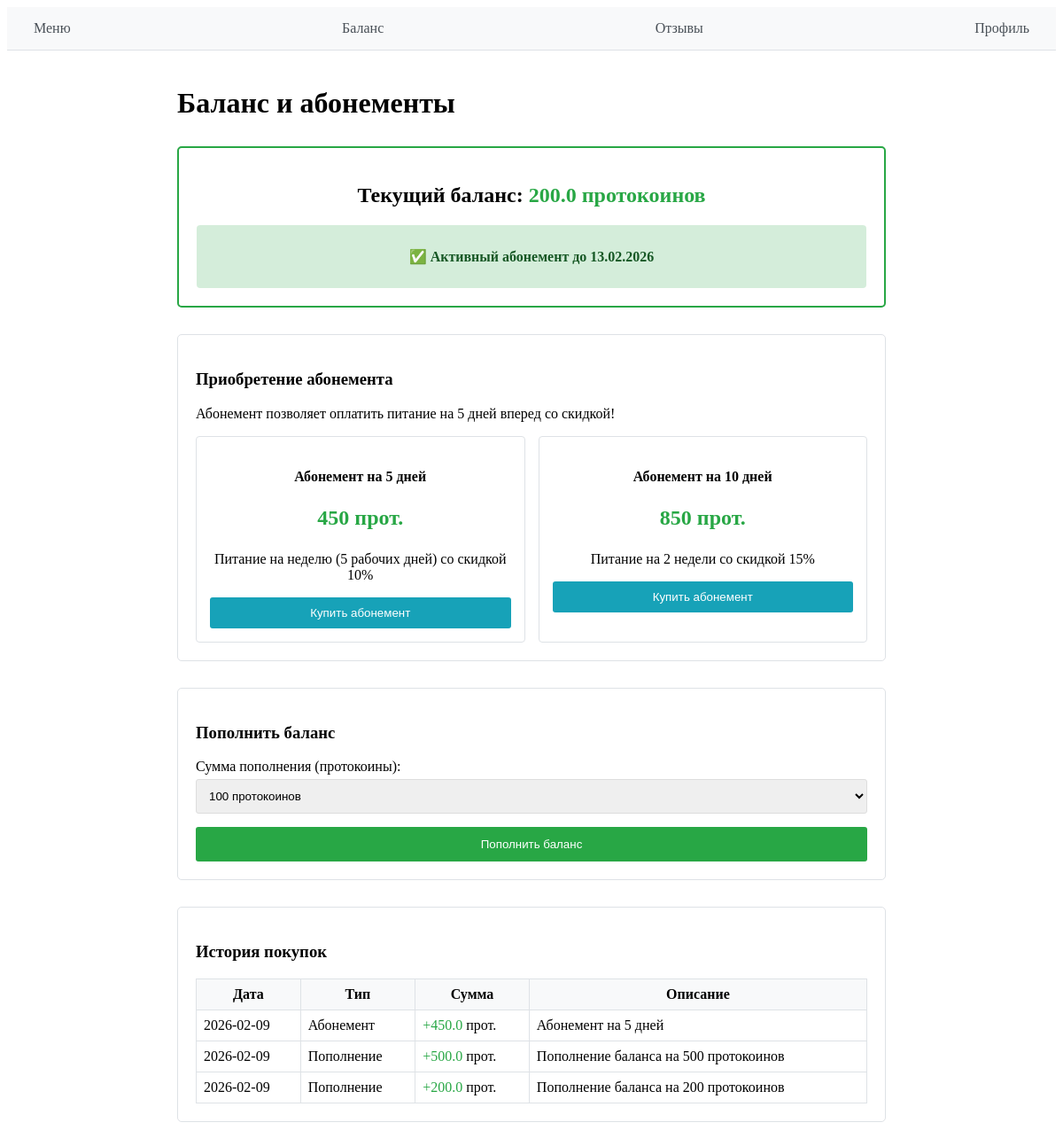
The app's page /student_subscription/ (signed in) with its own data.
### tables this page shows
CREATE TABLE balance (
                user_id INTEGER PRIMARY KEY,
                amount REAL DEFAULT 0,
                FOREIGN KEY (user_id) REFERENCES users (id)
            );

CREATE TABLE purchase_history (
                id INTEGER PRIMARY KEY AUTOINCREMENT,
                user_id INTEGER,
                purchase_type TEXT,
                amount REAL,
                description TEXT,
                purchase_date TIMESTAMP DEFAULT CURRENT_TIMESTAMP,
                FOREIGN KEY (user_id) REFERENCES users (id)
            );

### main.py (the view, shortened to what this page needs)
@app.route('/student_subscription/', methods=['GET', 'POST'])
def student_subscription():
    if 'user' not in session:
        return redirect('/login_user_help/')
    user = session.get('user')
    if user['role'] != 'student':
        return redirect('/')
    db = sql.connect('db_for_project.db')
    cursor = db.cursor()
    cursor.execute('''SELECT amount FROM balance WHERE user_id = ?''', (user['id'],))
    balance_row = cursor.fetchone()
    balance = balance_row[0] if balance_row else 0
    today = datetime.now().strftime('%Y-%m-%d')
    cursor.execute('''
        SELECT * FROM subscriptions
        WHERE user_id = ? AND status = 'active' AND end_date >= ?
        ORDER BY end_date DESC LIMIT 1
    ''', (user['id'], today))
    active_subscription = cursor.fetchone()
    cursor.execute('''
        UPDATE subscriptions
        SET status = 'expired'
        WHERE user_id = ? AND end_date < ? AND status = 'active'
    ''', (user['id'], today))
    db.commit()
    subscription_end_date = None
    if active_subscription:
        subscription_end_date = active_subscription[4]
        try:
            sub_date = datetime.strptime(subscription_end_date, '%Y-%m-%d')
            subscription_end_date = sub_date.strftime('%d.%m.%Y')
        except:
            pass
    cursor.execute('''
        SELECT
            purchase_date,
            purchase_type,
            amount,
            description
        FROM purchase_history
        WHERE user_id = ?
        ORDER BY purchase_date DESC LIMIT 20
    ''', (user['id'],))
    purchases_data = cursor.fetchall()
    purchases = []
    for purchase in purchases_data:
        purchases.append({
            'date': purchase[0][:10] if purchase[0] else '',
            'type': purchase[1],
            'amount': purchase[2],
            'description': purchase[3]
        })
    subscriptions = [
        {'type': 'week', 'name': 'Абонемент на 5 дней', 'price': 450,
         'description': 'Питание на неделю (5 рабочих дней) со скидкой 10%'},
        {'type': 'two_weeks', 'name': 'Абонемент на 10 дней', 'price': 850,
         'description': 'Питание на 2 недели со скидкой 15%'},
    ]
    error = None
    message = None
    db.close()
    return render_template('balance.html',
                           user=user,
                           balance=balance,
                           subscriptions=subscriptions,
                           active_subscription=active_subscription,
                           subscription_end_date=subscription_end_date,
                           purchases=purchases,
                           error=error,
                           message=message)

### templates/balance.html (shortened to what this page needs)
{% extends "base.html" %}
{% block content %}
<div style="max-width: 800px; margin: 0 auto; padding: 20px;">
    <h1>Баланс и абонементы</h1>
    <div style="margin: 30px 0; padding: 20px; border: 2px solid #28a745; border-radius: 5px; text-align: center;">
        <h2>Текущий баланс: <span style="color: #28a745;">{{ balance }} протокоинов</span></h2>
        {% if active_subscription %}
        <div style="margin-top: 10px; padding: 10px; background-color: #d4edda; border-radius: 4px;">
            <p style="color: #155724; font-weight: bold;">
                ✅ Активный абонемент до {{ subscription_end_date }}
            </p>
        </div>
        {% endif %}
    </div>
    <div style="margin: 30px 0; padding: 20px; border: 1px solid #dee2e6; border-radius: 5px;">
        <h3>Приобретение абонемента</h3>
        <p>Абонемент позволяет оплатить питание на 5 дней вперед со скидкой!</p>
        <div style="display: grid; grid-template-columns: repeat(2, 1fr); gap: 15px; margin-top: 15px;">
            {% for subscription in subscriptions %}
            <div style="border: 1px solid #dee2e6; padding: 15px; border-radius: 4px; text-align: center;">
                <h4>{{ subscription.name }}</h4>
                <p style="font-size: 24px; font-weight: bold; color: #28a745;">
                    {{ subscription.price }} прот.
                </p>
                <p>{{ subscription.description }}</p>
                <form method="POST" action="/student_subscription/">
                    <button type="submit" style="width: 100%; padding: 10px; background: #17a2b8; color: white; border: none; border-radius: 3px; cursor: pointer;">
                        Купить абонемент
                    </button>
                </form>
            </div>
            {% endfor %}
        </div>
    </div>
    <div style="margin: 30px 0; padding: 20px; border: 1px solid #dee2e6; border-radius: 5px;">
        <h3>Пополнить баланс</h3>
        <form method="POST" action="/student_payment/">
            <div style="margin: 15px 0;">
                <label style="display: block; margin-bottom: 5px;">Сумма пополнения (протокоины):</label>
                <select name="amount" style="width: 100%; padding: 10px; border: 1px solid #ddd; border-radius: 3px;">
                    <option value="100">100 протокоинов</option>
                </select>
            </div>
            <button type="submit" style="width: 100%; padding: 12px; background: #28a745; color: white; border: none; border-radius: 3px; cursor: pointer;">
                Пополнить баланс
            </button>
        </form>
    </div>
    <div style="margin: 30px 0; padding: 20px; border: 1px solid #dee2e6; border-radius: 5px;">
    <h3>История покупок</h3>
    {% if purchases %}
    <table style="width: 100%; border-collapse: collapse; margin-top: 15px;">
        <thead>
            <tr style="background-color: #f8f9fa;">
                <th style="border: 1px solid #dee2e6; padding: 8px;">Дата</th>
                <th style="border: 1px solid #dee2e6; padding: 8px;">Тип</th>
                <th style="border: 1px solid #dee2e6; padding: 8px;">Сумма</th>
                <th style="border: 1px solid #dee2e6; padding: 8px;">Описание</th>
            </tr>
        </thead>
        <tbody>
            {% for purchase in purchases %}
            <tr>
                <td style="border: 1px solid #dee2e6; padding: 8px;">{{ purchase.date }}</td>
                <td style="border: 1px solid #dee2e6; padding: 8px;">
                    {% if purchase.type == 'deposit' %}
                        Пополнение
                    {% elif purchase.type == 'subscription' %}
                        Абонемент
                    {% elif purchase.type == 'meal_payment' %}
                        Оплата питания
                    {% else %}
                        {{ purchase.type }}
                    {% endif %}
                </td>
                <td style="border: 1px solid #dee2e6; padding: 8px;">
                    {% if purchase.amount > 0 %}
                    <span style="color: #28a745;">+{{ purchase.amount }}</span>
                    {% else %}
                    <span style="color: #dc3545;">{{ purchase.amount }}</span>
                    {% endif %}
                     прот.
                </td>
                <td style="border: 1px solid #dee2e6; padding: 8px;">{{ purchase.description }}</td>
            </tr>
            {% endfor %}
        </tbody>
    </table>
    {% else %}
    <p style="text-align: center; padding: 20px; color: #666;">Пока нет истории покупок.</p>
    {% endif %}
</div>
</div>
{% endblock %}

### records on screen
balance: amount "200.0"
purchase_history: date "2026-02-09", purchase_type "Абонемент", amount "450.0", description "Абонемент на 5 дней"
purchase_history: date "2026-02-09", purchase_type "Пополнение", amount "500.0", description "Пополнение баланса на 500 протокоинов"
purchase_history: date "2026-02-09", purchase_type "Пополнение", amount "200.0", description "Пополнение баланса на 200 протокоинов"

### other values on screen
{{ subscription_end_date }} "13.02.2026"
{{ subscription.name }} "Абонемент на 5 дней" "Абонемент на 10 дней"
{{ subscription.price }} "450" "850"
{{ subscription.description }} "Питание на неделю (5 рабочих дней) со скидкой 10%" "Питание на 2 недели со скидкой 15%"
